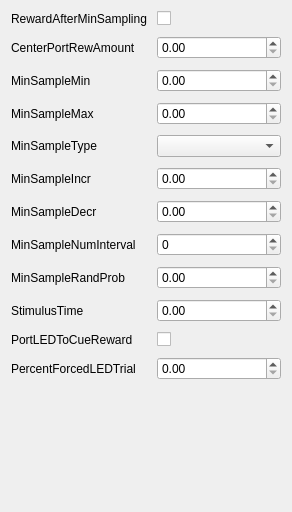
             <widget class="QWidget" name="samplingScrollAreaWidgetContents">
              <property name="geometry">
               <rect>
                <x>0</x>
                <y>0</y>
                <width>292</width>
                <height>512</height>
               </rect>
              </property>
              <layout class="QGridLayout" name="gridLayout_18">
               <item row="0" column="0">
                <layout class="QFormLayout" name="samplingFormLayout">
                 <property name="horizontalSpacing">
                  <number>10</number>
                 </property>
                 <property name="verticalSpacing">
                  <number>10</number>
                 </property>
                 <item row="0" column="0">
                  <widget class="QLabel" name="rewardAfterMinSamplingLabel">
                   <property name="text">
                    <string>RewardAfterMinSampling</string>
                   </property>
                  </widget>
                 </item>
                 <item row="0" column="1">
                  <widget class="QCheckBox" name="RewardAfterMinSampling"/>
                 </item>
                 <item row="1" column="0">
                  <widget class="QLabel" name="centerPortRewAmountLabel">
                   <property name="text">
                    <string>CenterPortRewAmount</string>
                   </property>
                  </widget>
                 </item>
                 <item row="1" column="1">
                  <widget class="QDoubleSpinBox" name="CenterPortRewAmount"/>
                 </item>
                 <item row="2" column="0">
                  <widget class="QLabel" name="minSampleMinLabel">
                   <property name="text">
                    <string>MinSampleMin</string>
                   </property>
                  </widget>
                 </item>
                 <item row="2" column="1">
                  <widget class="QDoubleSpinBox" name="MinSampleMin"/>
                 </item>
                 <item row="3" column="0">
                  <widget class="QLabel" name="minSampleMaxLabel">
                   <property name="text">
                    <string>MinSampleMax</string>
                   </property>
                  </widget>
                 </item>
                 <item row="3" column="1">
                  <widget class="QDoubleSpinBox" name="MinSampleMax"/>
                 </item>
                 <item row="4" column="0">
                  <widget class="QLabel" name="minSampleTypeLabel">
                   <property name="text">
                    <string>MinSampleType</string>
                   </property>
                  </widget>
                 </item>
                 <item row="4" column="1">
                  <widget class="QComboBox" name="MinSampleType"/>
                 </item>
                 <item row="5" column="0">
                  <widget class="QLabel" name="minSampleIncrLabel">
                   <property name="text">
                    <string>MinSampleIncr</string>
                   </property>
                  </widget>
                 </item>
                 <item row="5" column="1">
                  <widget class="QDoubleSpinBox" name="MinSampleIncr"/>
                 </item>
                 <item row="6" column="0">
                  <widget class="QLabel" name="minSampleDecrLabel">
                   <property name="text">
                    <string>MinSampleDecr</string>
                   </property>
                  </widget>
                 </item>
                 <item row="6" column="1">
                  <widget class="QDoubleSpinBox" name="MinSampleDecr"/>
                 </item>
                 <item row="7" column="0">
                  <widget class="QLabel" name="minSampleNumIntervalLabel">
                   <property name="text">
                    <string>MinSampleNumInterval</string>
                   </property>
                  </widget>
                 </item>
                 <item row="7" column="1">
                  <widget class="QSpinBox" name="MinSampleNumInterval"/>
                 </item>
                 <item row="8" column="0">
                  <widget class="QLabel" name="minSampleRandProbLabel">
                   <property name="text">
                    <string>MinSampleRandProb</string>
                   </property>
                  </widget>
                 </item>
                 <item row="9" column="0">
                  <widget class="QLabel" name="stimulusTimeLabel">
                   <property name="text">
                    <string>StimulusTime</string>
                   </property>
                  </widget>
                 </item>
                 <item row="9" column="1">
                  <widget class="QDoubleSpinBox" name="StimulusTime"/>
                 </item>
                 <item row="10" column="0">
                  <widget class="QLabel" name="portLEDToCueRewardLabel">
                   <property name="text">
                    <string>PortLEDToCueReward</string>
                   </property>
                  </widget>
                 </item>
                 <item row="10" column="1">
                  <widget class="QCheckBox" name="PortLEDToCueReward"/>
                 </item>
                 <item row="11" column="0">
                  <widget class="QLabel" name="percentForcedLEDTrialLabel">
                   <property name="text">
                    <string>PercentForcedLEDTrial</string>
                   </property>
                  </widget>
                 </item>
                 <item row="11" column="1">
                  <widget class="QDoubleSpinBox" name="PercentForcedLEDTrial"/>
                 </item>
                 <item row="8" column="1">
                  <widget class="QDoubleSpinBox" name="MinSampleRandProb"/>
                 </item>
                </layout>
               </item>
              </layout>
             </widget>
